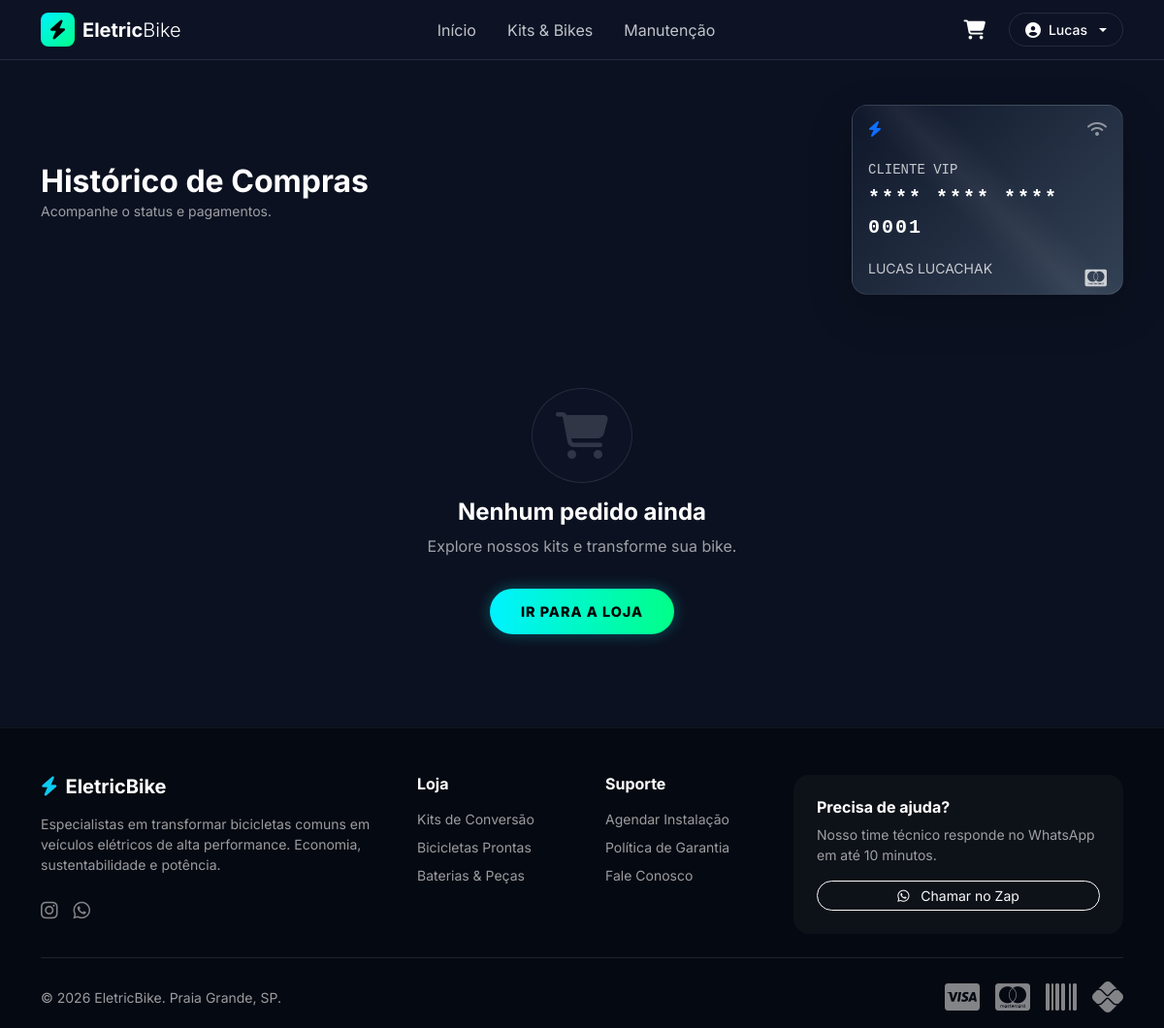
Screenshot of /clients/billing/ (signed in) with the database file from the repository.
### apps/Accounts/models.py (models this page shows, shortened)
class User(AbstractUser, TimeStampedModel):
    username = None
    email = models.EmailField('Email', unique=True)
    is_client = models.BooleanField("É Cliente?", default=False)
    is_staff_member = models.BooleanField("É da Equipe?", default=False)
    USERNAME_FIELD = 'email'
    REQUIRED_FIELDS = []
    objects = CustomUserManager()

### apps/Clients/views.py (the view)
# urls.py: path("billing/",views.Billing.as_view(), name="client_billing"),
class Billing(View):
    def get(self, request, *args, **kwargs):
        context={}
        return render(request, "client/billing.html", context)

### apps/Staff/models.py (called while the page is built)
    @classmethod
    def get_solo(cls):
        obj, created = cls.objects.get_or_create(pk=1)
        return obj

### Templates/client/billing.html (shortened to what this page needs)
{% extends 'base.html' %}
{% load humanize %}
{% block content %}
<div class="container py-5">
    <div class="d-flex justify-content-between align-items-center mb-5">
        <div>
            <h2 class="text-white fw-bold mb-0">Histórico de Compras</h2>
            <p class="text-muted small">Acompanhe o status e pagamentos.</p>
        </div>
        <div class="d-none d-md-block">
            <div class="p-3 rounded-4 text-white position-relative overflow-hidden shadow-lg"
                 style="width: 280px; background: linear-gradient(135deg, #0f172a 0%, #334155 100%); border: 1px solid rgba(255,255,255,0.1);">
                <div class="d-flex justify-content-between mb-4">
                    <i class="fas fa-bolt text-primary"></i>
                    <i class="fas fa-wifi opacity-50"></i>
                </div>
                <div class="small opacity-75 mb-1" style="font-family: monospace;">CLIENTE VIP</div>
                <div class="fw-bold fs-5 mb-3" style="font-family: monospace; letter-spacing: 2px;">**** **** **** {{ user.id|stringformat:"04d" }}</div>
                <div class="d-flex justify-content-between align-items-end">
                    <small class="opacity-75">{{ user.first_name|upper }} {{ user.last_name|upper }}</small>
                    <i class="fab fa-cc-mastercard fa-lg opacity-75"></i>
                </div>
                <div class="position-absolute top-0 start-0 w-100 h-100"
                     style="background: linear-gradient(45deg, transparent 40%, rgba(255,255,255,0.05) 50%, transparent 60%); pointer-events: none;"></div>
            </div>
        </div>
    </div>
    <div class="row">
        <div class="col-12">
            {% for order in orders %}
            <div class="bg-glass rounded-4 border border-light border-opacity-10 mb-4 overflow-hidden position-relative group-hover-trigger transition-transform">
                <div class="d-flex flex-wrap justify-content-between align-items-center p-4 bg-dark bg-opacity-25 border-bottom border-light border-opacity-10">
                    <div class="d-flex align-items-center gap-3">
                        <div class="bg-dark p-3 rounded-3 border border-light border-opacity-10">
                            <i class="fas fa-shopping-bag text-primary"></i>
                        </div>
                        <div>
                            <h5 class="text-white fw-bold mb-0">Pedido #{{ order.id }}</h5>
                            <small class="text-muted">{{ order.created_at|date:"d de F, Y" }}</small>
                        </div>
                    </div>
                    <div class="d-flex align-items-center gap-4 mt-3 mt-md-0">
                        <div class="text-end">
                            <small class="d-block text-muted text-uppercase" style="font-size: 0.7rem;">Status</small>
                            {% if order.status == 'APPROVED' %}
                                <span class="text-success fw-bold"><i class="fas fa-check-circle me-1"></i> Aprovado</span>
                            {% elif order.status == 'PENDING' %}
                                <span class="text-warning fw-bold"><i class="fas fa-clock me-1"></i> Pendente</span>
                            {% elif order.status == 'SENT' %}
                                <span class="text-info fw-bold"><i class="fas fa-truck me-1"></i> Enviado</span>
                            {% else %}
                                <span class="text-muted">{{ order.get_status_display }}</span>
                            {% endif %}
                        </div>
                        <div class="text-end border-start border-light border-opacity-10 ps-4">
                            <small class="d-block text-muted text-uppercase" style="font-size: 0.7rem;">Total</small>
                            <span class="text-white fw-bold fs-5">R$ {{ order.total_amount|intcomma }}</span>
                        </div>
                    </div>
                </div>
                <div class="p-4">
                    <div class="d-flex align-items-center gap-2 mb-3">
                        {% for item in order.items.all|slice:":3" %}
                            {% if item.product.main_image %}
                                <img src="{{ item.product.main_image.url }}" class="rounded border border-light border-opacity-10" width="50" height="50" style="object-fit: cover;" title="{{ item.product.name }}">
                            {% else %}
                                <div class="bg-dark rounded border border-light border-opacity-10 d-flex align-items-center justify-content-center text-muted" style="width: 50px; height: 50px;">
                                    <i class="fas fa-bicycle"></i>
                                </div>
                            {% endif %}
                        {% endfor %}
                        {% if order.items.count > 3 %}
                            <div class="bg-dark rounded border border-light border-opacity-10 d-flex align-items-center justify-content-center text-muted small" style="width: 50px; height: 50px;">
                                +{{ order.items.count|add:"-3" }}
                            </div>
                        {% endif %}
                    </div>
                    <div class="d-flex justify-content-end">
                        <a href="#" class="btn btn-sm btn-outline-light rounded-pill border-opacity-25 hover-text-white">
                            Ver Detalhes <i class="fas fa-chevron-right ms-1"></i>
                        </a>
                    </div>
                </div>
            </div>
            {% empty %}
            <div class="text-center py-5">
                <div class="bg-glass d-inline-block p-4 rounded-circle mb-3 border border-light border-opacity-10">
                    <i class="fas fa-shopping-cart fa-3x text-muted opacity-25"></i>
                </div>
                <h4 class="text-white fw-bold">Nenhum pedido ainda</h4>
                <p class="text-muted">Explore nossos kits e transforme sua bike.</p>
                <a href="{% url 'bike_catalog' %}" class="btn btn-neon mt-3">Ir para a Loja</a>
            </div>
            {% endfor %}
        </div>
    </div>
</div>
{% endblock %}

### Templates/navbar.html (shortened to what this page needs)
{% load static %}
<nav class="navbar navbar-expand-lg fixed-top bg-glass transition-all" id="mainNav">
    <div class="container">
        <a class="navbar-brand d-flex align-items-center gap-2" href="{% url 'home' %}">
            <div style="width: 35px; height: 35px; background: linear-gradient(135deg, var(--primary), var(--secondary)); border-radius: 8px; display: flex; align-items: center; justify-content: center; color: black;">
                <i class="fas fa-bolt"></i>
            </div>
            <span class="fw-bold text-white tracking-tight">Eletric<span class="fw-light">Bike</span></span>
        </a>
        <div class="collapse navbar-collapse" id="navbarNav">
            <ul class="navbar-nav mx-auto mb-2 mb-lg-0">
                <li class="nav-item"><a class="nav-link text-white opacity-75 hover-opacity-100 mx-2" href="{% url 'home' %}">Início</a></li>
                <li class="nav-item"><a class="nav-link text-white opacity-75 hover-opacity-100 mx-2" href="{% url 'bike_catalog' %}">Kits & Bikes</a></li>
                <li class="nav-item"><a class="nav-link text-white opacity-75 hover-opacity-100 mx-2" href="#manutencao">Manutenção</a></li>
            </ul>
            <div class="d-flex align-items-center gap-3">
                <a href="{% url 'cart_detail' %}" class="btn-cart-neon position-relative text-white text-decoration-none">
                    <i class="fas fa-shopping-cart fa-lg"></i>
                </a>
                {% if user.is_authenticated %}
                    <div class="dropdown">
                        <button class="btn btn-glass border border-white border-opacity-10 rounded-pill d-flex align-items-center gap-2 px-3 text-white dropdown-toggle" type="button" data-bs-toggle="dropdown">
                            <i class="fas fa-user-circle"></i>
                            <span class="small fw-medium">{{ user.first_name|default:user.username }}</span>
                        </button>
                    </div>
                {% else %}
                    <a href="{% url 'login' %}" class="text-white text-decoration-none small fw-bold me-2">Login</a>
                    <a href="{% url 'register' %}" class="btn btn-sm btn-neon px-3">Criar Conta</a>
                {% endif %}
            </div>
        </div>
    </div>
</nav>

### Templates/base.html (style rules this page uses)
:root { --primary: #00f2ff; --secondary: #00ff88; --dark-bg: #0b1120; --card-bg: #1e293b; --text-main: #f8fafc; --text-muted: #94a3b8; --glass-border: 1px solid rgba(255, 255, 255, 0.1); --glass-shadow: 0 8px 32px 0 rgba(0, 0, 0, 0.37); --glass-bg: rgba(15, 23, 42, 0.6); --navbar-height: 60px; }
body { font-family: 'Inter', sans-serif; background-color: var(--dark-bg); color: var(--text-main); overflow-x: hidden; -webkit-font-smoothing: antialiased; padding-top: var(--navbar-height); }
body { color: #f1f5f9 !important; }
.text-muted { color: rgba(255, 255, 255, 0.6) !important; }
h1, h2, h3, h4, h5, h6, .h1, .h2, .h3, .h4, .h5, .h6 { color: #ffffff !important; }
a { color: var(--primary); text-decoration: none; transition: 0.3s; }
.bg-glass { background: var(--glass-bg); backdrop-filter: blur(12px); -webkit-backdrop-filter: blur(12px); border-bottom: var(--glass-border); }
.btn-neon { background: linear-gradient(90deg, var(--primary), var(--secondary)); border: none; color: #000; font-weight: 800; padding: 0.8rem 2rem; border-radius: 50px; text-transform: uppercase; letter-spacing: 1px; font-size: 0.9rem; transition: all 0.3s ease; box-shadow: 0 0 15px rgba(0, 242, 255, 0.3); }

### Templates/navbar.html (style rules this page uses)
.btn-cart-neon { transition: all 0.3s ease; padding: 8px; border-radius: 50%; }

### rows the page displays
User: first_name "Lucas", id "0001", first_name "LUCAS", last_name "LUCACHAK"
